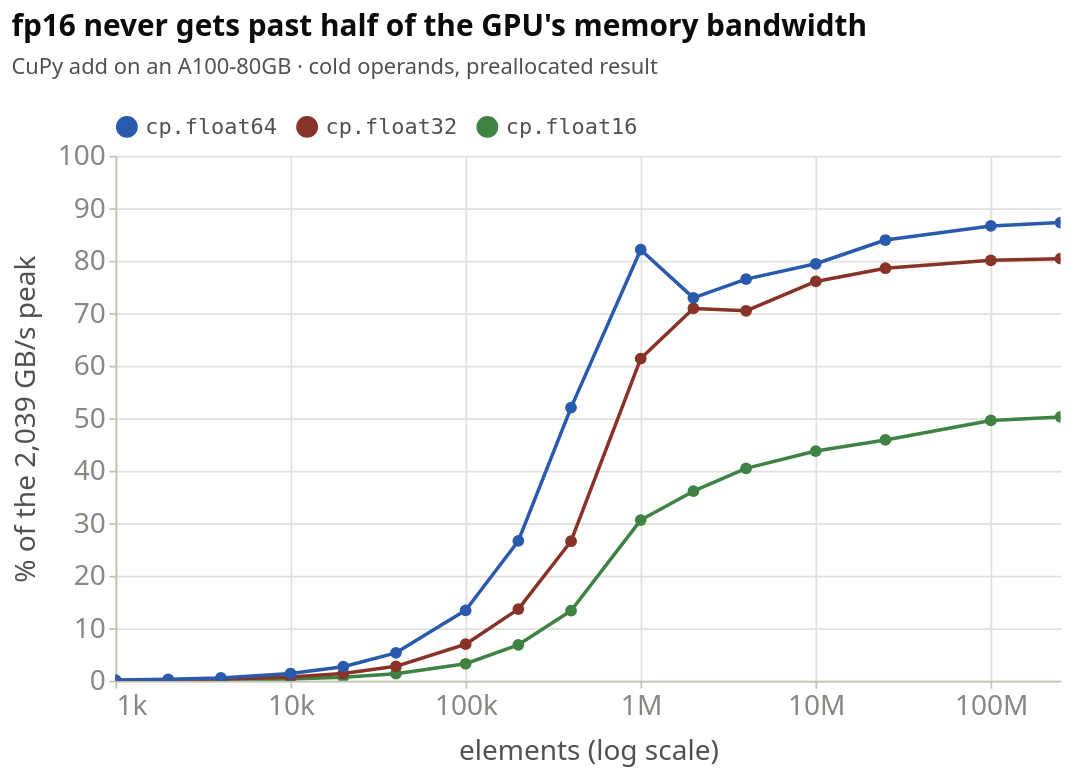

Notebook code cell kept with this figure:
### Markdown cell above
Past every cache, 10 cheap operation-and-dtype combinations (<code style="font-size:0.75em">add</code>, <code style="font-size:0.75em">mul</code> and <code style="font-size:0.75em">div</code> across four dtypes) land at the same bandwidth, up to **27.9 GB/s**.
Running four copies at once, on four cores of the same chiplet, gives **39.5 GB/s in total**: only 1.41× more, and each copy slows down by 2.83×. Those cores share one path to memory, and that shared path is the limit.

The GPU obeys the same rule at a much larger scale, with one twist.

### Code cell
style.show(figures.gpu_bandwidth_by_size(d))

### Figure 1 — Vega-Lite specification as saved in the notebook (floating-point values rounded to 4 significant figures)
{"config": {"background": "transparent", "font": "Cochineal, system-ui, -apple-system, \"Segoe UI\", sans-serif", "padding": {"left": 6, "right": 18, "top": 6, "bottom": 6}, "view": {"stroke": null, "continuousWidth": 620, "continuousHeight": 300}, "axis": {"labelFont": "Cochineal, system-ui, -apple-system, \"Segoe UI\", sans-serif", "titleFont": "Cochineal, system-ui, -apple-system, \"Segoe UI\", sans-serif", "labelColor": "#898781", "titleColor": "#52514e", "labelFontSize": 12.5, "titleFontSize": 12.5, "titleFontWeight": 500, "titlePadding": 10, "domainColor": "#c3c2b7", "domainWidth": 1, "tickColor": "#c3c2b7", "tickSize": 4, "gridColor": "#e1e0d9", "gridWidth": 1, "gridDash": []}, "legend": {"labelFont": "Cochineal, system-ui, -apple-system, \"Segoe UI\", sans-serif", "titleFont": "Cochineal, system-ui, -apple-system, \"Segoe UI\", sans-serif", "labelColor": "#52514e", "titleColor": "#52514e", "labelFontSize": 12.5, "titleFontSize": 12.5, "titleFontWeight": 500, "symbolType": "circle", "symbolSize": 110, "orient": "top", "direction": "horizontal", "offset": 10, "titlePadding": 10, "labelLimit": 360}, "title": {"font": "Cochineal, system-ui, -apple-system, \"Segoe UI\", sans-serif", "color": "#0b0b0b", "fontSize": 17, "fontWeight": 600, "subtitleFont": "Cochineal, system-ui, -apple-system, \"Segoe UI\", sans-serif", "subtitleColor": "#52514e", "subtitleFontSize": 12.5, "subtitlePadding": 8, "anchor": "start", "offset": 16, "dy": -4}, "header": {"labelFont": "Cochineal, system-ui, -apple-system, \"Segoe UI\", sans-serif", "titleFont": "Cochineal, system-ui, -apple-system, \"Segoe UI\", sans-serif", "labelColor": "#52514e", "titleColor": "#52514e", "labelFontSize": 13, "labelFontWeight": 600, "titleFontSize": 12.5}, "range": {"category": ["#2a5aab", "#883327", "#3e8343", "#349ab6"], "heatmap": ["#cfdff9", "#a4bfeb", "#759cdc", "#4c7bc8", "#2a5aab", "#1f4584", "#17315d"], "ramp": ["#cfdff9", "#a4bfeb", "#759cdc", "#4c7bc8", "#2a5aab", "#1f4584", "#17315d"]}, "bar": {"cornerRadiusEnd": 4, "discreteBandSize": 16}, "point": {"size": 100, "filled": true, "stroke": "transparent", "strokeWidth": 2, "opacity": 1}, "line": {"strokeWidth": 2, "strokeCap": "round", "strokeJoin": "round"}, "rule": {"strokeWidth": 1}, "text": {"font": "Cochineal, system-ui, -apple-system, \"Segoe UI\", sans-serif", "fontSize": 12, "color": "#52514e"}}, "data": {"name": "data-5a0a2126bfa5b6f46faa4b50a407f532"}, "mark": {"type": "line", "point": {"size": 45}}, "encoding": {"color": {"field": "implementation", "legend": {"labelExpr": "datum.label == 'GPU fp64' ? 'cp.float64' : datum.label == 'GPU fp32' ? 'cp.float32' : 'cp.float16'", "labelFont": "monospace", "title": null}, "scale": {"domain": ["GPU fp64", "GPU fp32", "GPU fp16"], "range": ["#2a5aab", "#883327", "#3e8343", "#349ab6"]}, "sort": ["GPU fp64", "GPU fp32", "GPU fp16"], "type": "nominal"}, "tooltip": [{"field": "implementation", "title": "dtype", "type": "nominal"}, {"field": "n_elem", "format": ",", "title": "elements", "type": "quantitative"}, {"field": "gbs", "format": ",.0f", "title": "GB/s", "type": "quantitative"}, {"field": "pct", "format": ".1f", "title": "% of peak", "type": "quantitative"}], "x": {"axis": {"format": "~s", "labelFontSize": 16, "titleFontSize": 16, "values": [1000, 10000, 100000, 1000000, 10000000, 100000000]}, "field": "n_elem", "scale": {"nice": false, "type": "log"}, "title": "elements (log scale)", "type": "quantitative"}, "y": {"axis": {"labelFontSize": 16, "titleFontSize": 16}, "field": "pct", "scale": {"domain": [0, 100]}, "title": "% of the 2,039 GB/s peak", "type": "quantitative"}}, "height": 300, "params": [{"name": "param_1e9efca18e7a2868", "select": {"type": "interval", "encodings": ["x", "y"]}, "bind": "scales"}], "title": {"text": "fp16 never gets past half of the GPU's memory bandwidth", "subtitle": "CuPy add on an A100-80GB · cold operands, preallocated result"}, "width": 540, "$schema": "https://vega.github.io/schema/vega-lite/v6.4.1.json", "datasets": {"data-5a0a2126bfa5b6f46faa4b50a407f532": [{"implementation": "GPU fp16", "n_elem": 1000, "us": 9.3, "gbs": 0.6451, "pct": 0.03164}, {"implementation": "GPU fp32", "n_elem": 1000, "us": 8.637, "gbs": 1.389, "pct": 0.06814}, {"implementation": "GPU fp64", "n_elem": 1000, "us": 8.99, "gbs": 2.67, "pct": 0.1309}, {"implementation": "GPU fp16", "n_elem": 2000, "us": 8.732, "gbs": 1.374, "pct": 0.0674}, {"implementation": "GPU fp32", "n_elem": 2000, "us": 8.442, "gbs": 2.843, "pct": 0.1394}, {"implementation": "GPU fp64", "n_elem": 2000, "us": 8.423, "gbs": 5.699, "pct": 0.2795}, {"implementation": "GPU fp16", "n_elem": 4000, "us": 9.289, "gbs": 2.584, "pct": 0.1267}, {"implementation": "GPU fp32", "n_elem": 4000, "us": 8.538, "gbs": 5.622, "pct": 0.2757}, {"implementation": "GPU fp64", "n_elem": 4000, "us": 8.752, "gbs": 10.97, "pct": 0.538}, {"implementation": "GPU fp16", "n_elem": 10000, "us": 9.208, "gbs": 6.516, "pct": 0.3196}, {"implementation": "GPU fp32", "n_elem": 10000, "us": 8.5, "gbs": 14.12, "pct": 0.6924}, {"implementation": "GPU fp64", "n_elem": 10000, "us": 8.525, "gbs": 28.15, "pct": 1.381}, {"implementation": "GPU fp16", "n_elem": 20000, "us": 8.769, "gbs": 13.68, "pct": 0.6711}, {"implementation": "GPU fp32", "n_elem": 20000, "us": 8.439, "gbs": 28.44, "pct": 1.395}, {"implementation": "GPU fp64", "n_elem": 20000, "us": 8.809, "gbs": 54.51, "pct": 2.673}, {"implementation": "GPU fp16", "n_elem": 40000, "us": 8.697, "gbs": 27.6, "pct": 1.353}, {"implementation": "GPU fp32", "n_elem": 40000, "us": 8.585, "gbs": 55.91, "pct": 2.742}, {"implementation": "GPU fp64", "n_elem": 40000, "us": 8.861, "gbs": 108.4, "pct": 5.314}, {"implementation": "GPU fp16", "n_elem": 100000, "us": 9.089, "gbs": 66.01, "pct": 3.237}, {"implementation": "GPU fp32", "n_elem": 100000, "us": 8.456, "gbs": 141.9, "pct": 6.96}, {"implementation": "GPU fp64", "n_elem": 100000, "us": 8.778, "gbs": 273.6, "pct": 13.42}, {"implementation": "GPU fp16", "n_elem": 200000, "us": 8.597, "gbs": 139.6, "pct": 6.845}, {"implementation": "GPU fp32", "n_elem": 200000, "us": 8.624, "gbs": 278.3, "pct": 13.65}, {"implementation": "GPU fp64", "n_elem": 200000, "us": 8.841, "gbs": 543.0, "pct": 26.63}, {"implementation": "GPU fp16", "n_elem": 400000, "us": 8.822, "gbs": 272.1, "pct": 13.34}, {"implementation": "GPU fp32", "n_elem": 400000, "us": 8.858, "gbs": 541.9, "pct": 26.57}, {"implementation": "GPU fp64", "n_elem": 400000, "us": 9.049, "gbs": 1061.0, "pct": 52.03}, {"implementation": "GPU fp16", "n_elem": 1000000, "us": 9.614, "gbs": 624.1, "pct": 30.61}, {"implementation": "GPU fp32", "n_elem": 1000000, "us": 9.589, "gbs": 1251.0, "pct": 61.37}, {"implementation": "GPU fp64", "n_elem": 1000000, "us": 14.34, "gbs": 1674.0, "pct": 82.1}, {"implementation": "GPU fp16", "n_elem": 2000000, "us": 16.3, "gbs": 736.3, "pct": 36.11}, {"implementation": "GPU fp32", "n_elem": 2000000, "us": 16.6, "gbs": 1446.0, "pct": 70.91}, {"implementation": "GPU fp64", "n_elem": 2000000, "us": 32.28, "gbs": 1487.0, "pct": 72.92}, {"implementation": "GPU fp16", "n_elem": 4000000, "us": 29.1, "gbs": 824.9, "pct": 40.45}, {"implementation": "GPU fp32", "n_elem": 4000000, "us": 33.4, "gbs": 1437.0, "pct": 70.47}, {"implementation": "GPU fp64", "n_elem": 4000000, "us": 61.55, "gbs": 1560.0, "pct": 76.5}, {"implementation": "GPU fp16", "n_elem": 10000000, "us": 67.26, "gbs": 892.1, "pct": 43.75}, {"implementation": "GPU fp32", "n_elem": 10000000, "us": 77.38, "gbs": 1551.0, "pct": 76.06}, {"implementation": "GPU fp64", "n_elem": 10000000, "us": 148.2, "gbs": 1620.0, "pct": 79.43}, {"implementation": "GPU fp16", "n_elem": 25000000, "us": 160.4, "gbs": 935.2, "pct": 45.86}, {"implementation": "GPU fp32", "n_elem": 25000000, "us": 187.2, "gbs": 1602.0, "pct": 78.57}, {"implementation": "GPU fp64", "n_elem": 25000000, "us": 350.5, "gbs": 1712.0, "pct": 83.95}, {"implementation": "GPU fp16", "n_elem": 100000000, "us": 593.5, "gbs": 1011.0, "pct": 49.58}, {"implementation": "GPU fp32", "n_elem": 100000000, "us": 734.9, "gbs": 1633.0, "pct": 80.08}, {"implementation": "GPU fp64", "n_elem": 100000000, "us": 1359.0, "gbs": 1766.0, "pct": 86.63}, {"implementation": "GPU fp16", "n_elem": 250000000, "us": 1464.0, "gbs": 1025.0, "pct": 50.25}, {"implementation": "GPU fp32", "n_elem": 250000000, "us": 1830.0, "gbs": 1639.0, "pct": 80.4}, {"implementation": "GPU fp64", "n_elem": 250000000, "us": 3372.0, "gbs": 1779.0, "pct": 87.27}]}}
